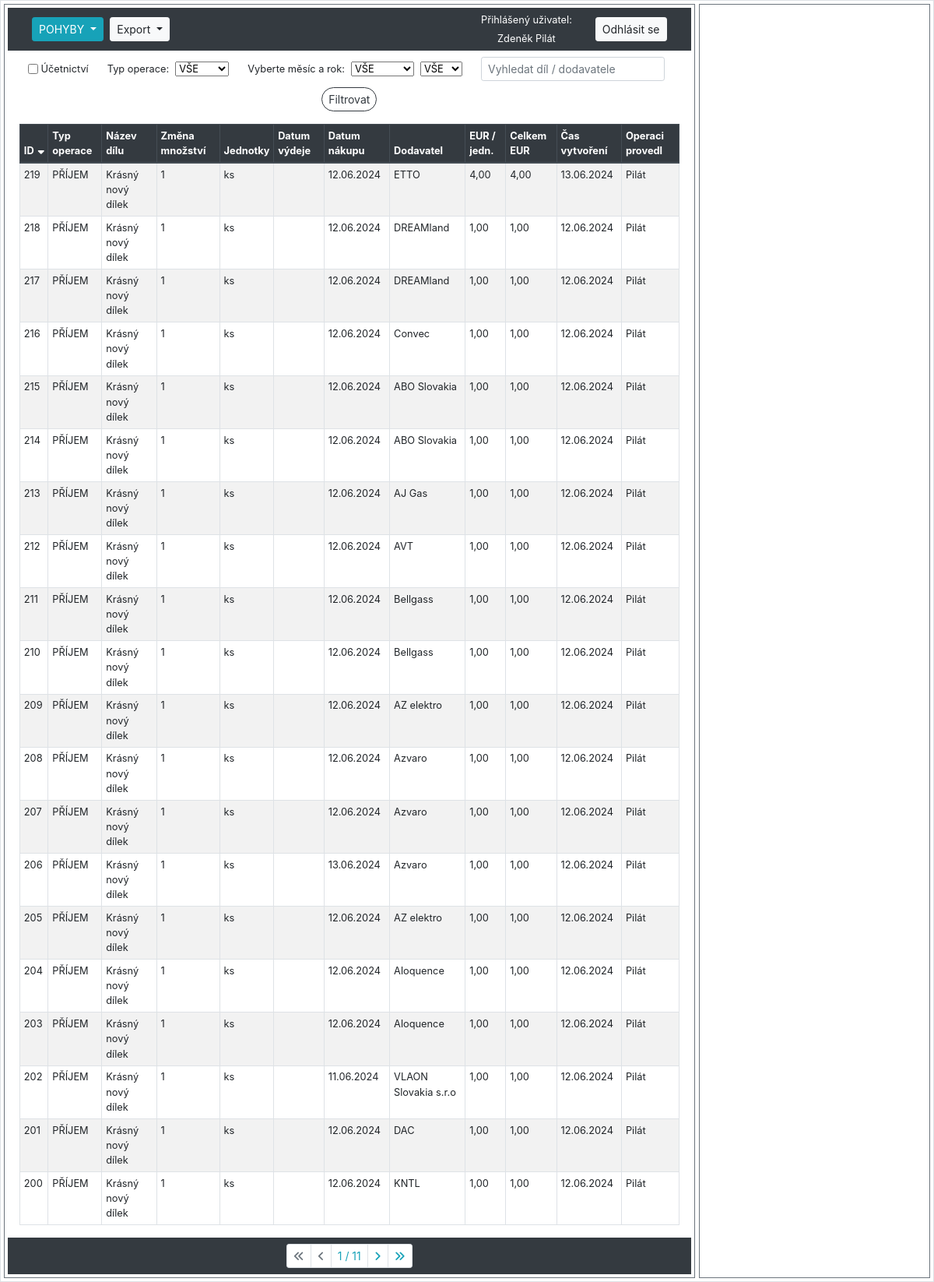
Before: /sklad/audit_logs/ (signed in) with the older database file.
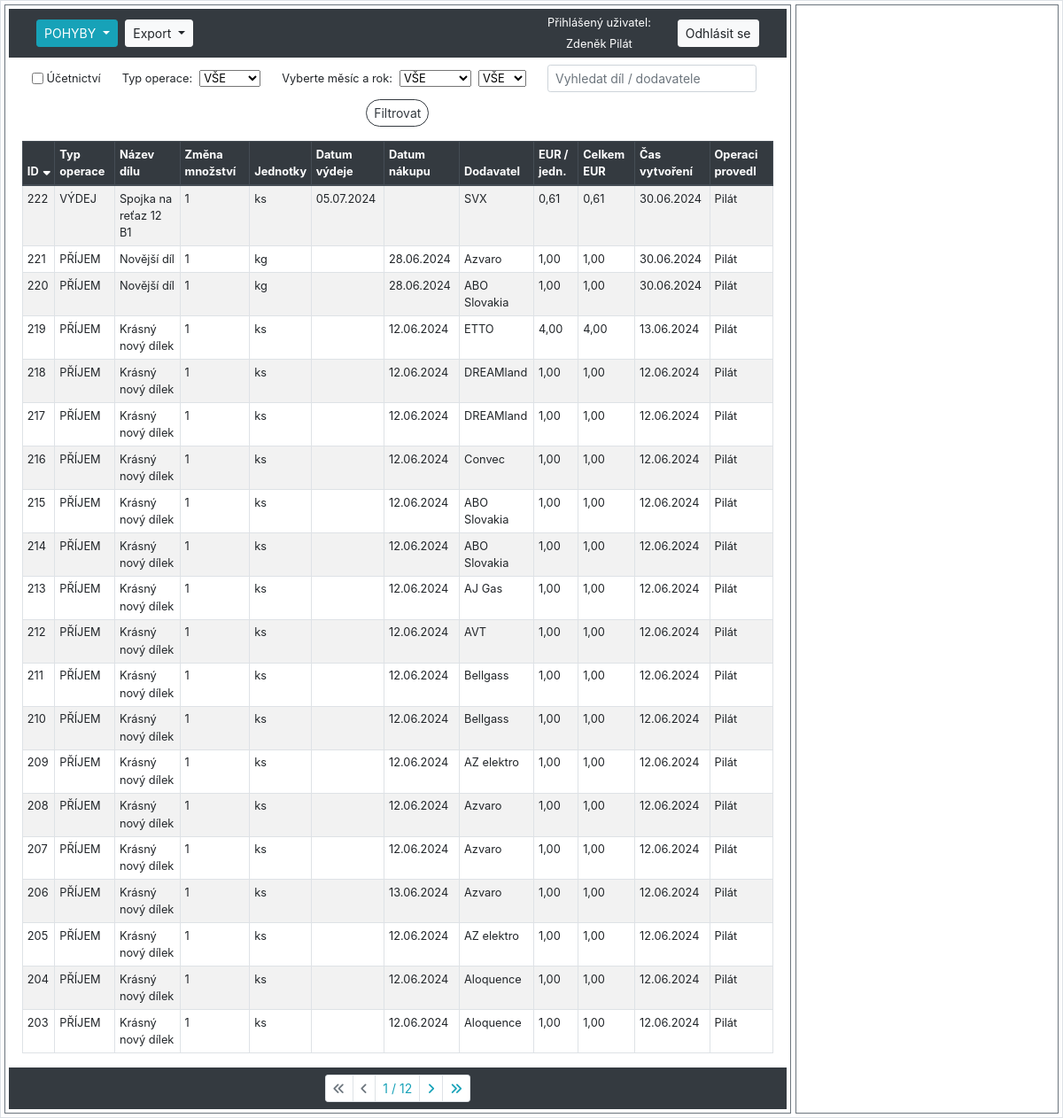
After: the same page with the newer database file.
### hpm_sklad/models.py (models this page shows, shortened)
class AuditLog(models.Model):
    class Meta:
        verbose_name_plural = "Auditovací logy"
        ordering = ["-id"]
    MOVEMENT_CHOICES = [
        ('PŘÍJEM', 'Příjem'),
        ('VÝDEJ', 'Výdej')
    ]
    JEDNOTKY_CHOICES = [
        ('ks', 'kus'),
        ('kg', 'kilogram'),
        ('par', 'pár'),
        ('l', 'litr'),
        ('m', 'metr'),
        ('baleni', 'balení'),
    ]
    ucetnictvi = models.BooleanField(verbose_name="Účetnictví")
    evidencni_cislo = models.ForeignKey(Sklad, on_delete=models.CASCADE, verbose_name="Evidenční číslo")
    interne_cislo = models.IntegerField(null=True, verbose_name="Číslo karty")
    objednano = models.CharField(max_length=100, null=True, blank=True, verbose_name="Objednáno?")
    nazev_dilu = models.CharField(max_length=100, verbose_name="Název dílu", db_index=True)
    zmena_mnozstvi = models.IntegerField(verbose_name="Změna množství")
    mnozstvi = models.PositiveIntegerField(verbose_name="Množství")
    jednotky = models.CharField(max_length=10, choices=JEDNOTKY_CHOICES, default='ks', verbose_name="Jednotky")
    typ_operace = models.CharField(max_length=10, choices=MOVEMENT_CHOICES, verbose_name="Typ operace")
    pouzite_zarizeni = models.CharField(max_length=70, null=True, verbose_name="Pro zařízení")
    umisteni = models.CharField(max_length=25, verbose_name="Umístění")
    dodavatel = models.CharField(max_length=70, verbose_name="Dodavatel")
    datum_vydeje = models.DateField(null=True, blank=True, verbose_name="Datum výdeje")
    datum_nakupu = models.DateField(null=True, blank=True, verbose_name="Datum nákupu")
    cislo_objednavky = models.CharField(max_length=20, null=True, blank=True, verbose_name="Číslo objednávky")
    jednotkova_cena_eur = models.FloatField(default=0.0, verbose_name="EUR/jednotka")
    celkova_cena_eur = models.FloatField(default=0.0, verbose_name="Celkem EUR")
    cas_vytvoreni = models.DateTimeField(auto_now_add=True, verbose_name="Čas vytvoření")
    operaci_provedl = models.ForeignKey(User, on_delete=models.CASCADE, verbose_name="Operaci provedl")
    poznamka = models.CharField(null=True, blank=True, max_length=200, verbose_name="Poznámka")

### hpm_sklad/views.py (the view, shortened to what this page needs)
# urls.py: path('sklad/audit_logs/', views.AuditLogListView.as_view(), name='audit_log'),
class AuditLogListView(LoginRequiredMixin, ListView):
    model = AuditLog
    template_name = 'hpm_sklad/audit_log.html'
    paginate_by = 20
    export_csv = False
    graph = False
    def get_context_data(self, **kwargs):
        context = super().get_context_data(**kwargs)
        selected_id = self.request.GET.get('selected', None)
        if selected_id:
            context['selected_item'] = get_object_or_404(AuditLog, id=selected_id)
        else:
            context['selected_item'] = None
        current_year = datetime.datetime.now().year
        context['years'] = range(current_year, 2023, -1)
        context.update({
            'db_table': 'audit_log',
            'sort': self.request.GET.get('sort', 'id'),
            'order': self.request.GET.get('order', 'down'),
            'query': self.request.GET.get('query', ''),
            'typ_operace': self.request.GET.get('typ_operace', 'VŠE'),
            'month': self.request.GET.get('month', 'VŠE'),
            'year': self.request.GET.get('year', 'VŠE'),
            'ucetnictvi': self.request.GET.get('ucetnictvi', ''),
            'current_user': self.request.user,
        })
        return context
    def get_queryset(self):
        queryset = AuditLog.objects.all()
        query = self.request.GET.get('query', '')
        sort = self.request.GET.get('sort', 'id')
        order = self.request.GET.get('order', 'down')
        if query:
            queryset = queryset.filter(
                Q(nazev_dilu__icontains=query) | Q(dodavatel__icontains=query)
            )
        if self.request.GET.get('ucetnictvi', '') == 'on':
            queryset = queryset.filter(ucetnictvi=True)
        typ_operace = self.request.GET.get('typ_operace', 'VŠE')
        if typ_operace != 'VŠE':
            queryset = queryset.filter(typ_operace=typ_operace)
        self.month = self.request.GET.get('month', 'VŠE')
        self.year = self.request.GET.get('year', 'VŠE')
        if self.month != 'VŠE':
            queryset = queryset.filter(
                Q(datum_vydeje__month=self.month) | Q(datum_nakupu__month=self.month)
            )
        if self.year != 'VŠE':
            queryset = queryset.filter(
                Q(datum_vydeje__year=self.year) | Q(datum_nakupu__year=self.year)
            )
        if order == 'down':
            sort = f"-{sort}"
        queryset = queryset.order_by(sort)
        return queryset
    def render_to_response(self, context, **response_kwargs):
        if getattr(self, 'export_csv', False):
            return self.export_to_csv(self.get_queryset())
        elif getattr(self, 'graph', False):
            return self.generate_graph_to_pdf(self.get_queryset())
        else:
            return super().render_to_response(context, **response_kwargs)

### hpm_sklad/templatetags/custom_filters.py (called while the page is built)
@register.filter
def url_remove_param(querystring, params):
    params = params.split(',')
    new_querystring = '&'.join(
        f"{key}={value}"
        for part in querystring.split('&')
        if '=' in part and (key := part.split('=')[0]) not in params and (value := part.split('=')[1])
    )
    return new_querystring

### hpm_sklad/templates/hpm_sklad/audit_log.html (shortened to what the changed rows need)
{% extends "hpm_sklad/base_left_right_column.html" %}
{% load static %}
{% load custom_filters %}
{% block left_content %}
    <div class="container-fluid">
        <table class="table table-sm table-hover table-striped table-bordered">
            <thead class="thead-dark">
                <tr>
                    {% with request.GET.urlencode as querystring %}
                        <th>
                            <a href="?sort=id&order={% if request.GET.sort == 'id' and request.GET.order == 'up' %}down{% else %}up{% endif %}&{{ querystring|url_remove_param:'sort,order' }}">
                                ID
                                {% if not request.GET.sort %}
                                    <i class="fas fa-sort-down"></i>
                                {% endif %}
                            </a>
                        </th>
                        <th>
                            <a href="?sort=typ_operace&order={% if request.GET.sort == 'typ_operace' and request.GET.order == 'up' %}down{% else %}up{% endif %}&{{ querystring|url_remove_param:'sort,order' }}">
                                Typ operace
                            </a>
                        </th>
                        <th>
                            <a href="?sort=nazev_dilu&order={% if request.GET.sort == 'nazev_dilu' and request.GET.order == 'up' %}down{% else %}up{% endif %}&{{ querystring|url_remove_param:'sort,order' }}">
                                Název dílu
                            </a>
                        </th>
                        <th>
                            <a href="?sort=zmena_mnozstvi&order={% if request.GET.sort == 'zmena_mnozstvi' and request.GET.order == 'up' %}down{% else %}up{% endif %}&{{ querystring|url_remove_param:'sort,order' }}">
                                Změna množství
                            </a>
                        </th>
                        <th>
                            <a href="?sort=jednotky&order={% if request.GET.sort == 'jednotky' and request.GET.order == 'up' %}down{% else %}up{% endif %}&{{ querystring|url_remove_param:'sort,order' }}">
                                Jednotky
                            </a>
                        </th>
                        <th>
                            <a href="?sort=datum_vydeje&order={% if request.GET.sort == 'datum_vydeje' and request.GET.order == 'up' %}down{% else %}up{% endif %}&{{ querystring|url_remove_param:'sort,order' }}">
                                Datum výdeje
                            </a>
                        </th>
                        <th>
                            <a href="?sort=datum_nakupu&order={% if request.GET.sort == 'datum_nakupu' and request.GET.order == 'up' %}down{% else %}up{% endif %}&{{ querystring|url_remove_param:'sort,order' }}">
                                Datum nákupu
                            </a>
                        </th>
                        <th>
                            <a href="?sort=dodavatel&order={% if request.GET.sort == 'dodavatel' and request.GET.order == 'up' %}down{% else %}up{% endif %}&{{ querystring|url_remove_param:'sort,order' }}">
                                Dodavatel
                            </a>
                        </th>
                        <th>
                            <a href="?sort=jednotkova_cena_eur&order={% if request.GET.sort == 'jednotkova_cena_eur' and request.GET.order == 'up' %}down{% else %}up{% endif %}&{{ querystring|url_remove_param:'sort,order' }}">
                                EUR / jedn.
                            </a>
                        </th>
                        <th>
                            <a href="?sort=celkova_cena_eur&order={% if request.GET.sort == 'celkova_cena_eur' and request.GET.order == 'up' %}down{% else %}up{% endif %}&{{ querystring|url_remove_param:'sort,order' }}">
                                Celkem EUR
                            </a>
                        </th>
                        <th>
                            <a href="?sort=cas_vytvoreni&order={% if request.GET.sort == 'cas_vytvoreni' and request.GET.order == 'up' %}down{% else %}up{% endif %}&{{ querystring|url_remove_param:'sort,order' }}">
                                Čas vytvoření
                            </a>
                        </th>
                        <th>
                            <a href="?sort=operaci_provedl&order={% if request.GET.sort == 'operaci_provedl' and request.GET.order == 'up' %}down{% else %}up{% endif %}&{{ querystring|url_remove_param:'sort,order' }}">
                                Operaci provedl
                            </a>
                        </th>
                    {% endwith %}
                </tr>
            </thead>
            <tbody class="show-pointer">
                {% for item in object_list %}
                    <tr data-id="{{ item.id }}" data-detail-url="{% url 'detail_audit_log' item.id %}" onclick="loadDetail('{% url 'detail_audit_log' item.id %}', '{{ item.id }}')"
                    {% if item.id == selected_item.id %} class="table-info"{% endif %}>
                        <td>{{ item.id }}</td>
                        <td>{{ item.typ_operace }}</td>
                        <td>{{ item.nazev_dilu|truncatechars:58 }}</td>
                        <td>{{ item.zmena_mnozstvi }}</td>
                        <td>{{ item.jednotky }}</td>
                        <td>{{ item.datum_vydeje | date:"d.m.Y" }}</td>
                        <td>{{ item.datum_nakupu | date:"d.m.Y" }}</td>
                        <td>{{ item.dodavatel|truncatechars:20 }}</td>
                        <td>{{ item.jednotkova_cena_eur|floatformat:2 }}</td>
                        <td>{{ item.celkova_cena_eur|floatformat:2 }}</td>
                        <td>{{ item.cas_vytvoreni|date:"d.m.Y" }}</td>
                        <td>{{ item.operaci_provedl.last_name }}</td>
                    </tr>
                {% endfor %}
            </tbody>
        </table>
    </div>
    {% include "hpm_sklad/pagination.html" %}
{% endblock %}

Changed rows visible on the page:
no longer on this page (row unchanged): AuditLog: id "202", typ_operace "PŘÍJEM", nazev_dilu "Krásný nový dílek", zmena_mnozstvi "1", jednotky "ks", datum_nakupu "11.06.2024", dodavatel "VLAON Slovakia s.r.o", jednotkova_cena_eur "1,00", celkova_cena_eur "1,00", cas_vytvoreni "12.06.2024", operaci_provedl.last_name "Pilát"
no longer on this page (row unchanged): AuditLog: id "201", typ_operace "PŘÍJEM", nazev_dilu "Krásný nový dílek", zmena_mnozstvi "1", jednotky "ks", datum_nakupu "12.06.2024", dodavatel "DAC", jednotkova_cena_eur "1,00", celkova_cena_eur "1,00", cas_vytvoreni "12.06.2024", operaci_provedl.last_name "Pilát"
no longer on this page (row unchanged): AuditLog: id "200", typ_operace "PŘÍJEM", nazev_dilu "Krásný nový dílek", zmena_mnozstvi "1", jednotky "ks", datum_nakupu "12.06.2024", dodavatel "KNTL", jednotkova_cena_eur "1,00", celkova_cena_eur "1,00", cas_vytvoreni "12.06.2024", operaci_provedl.last_name "Pilát"
added AuditLog: id "222", typ_operace "VÝDEJ", nazev_dilu "Spojka na reťaz 12 B1", zmena_mnozstvi "1", jednotky "ks", datum_vydeje "05.07.2024", dodavatel "SVX", jednotkova_cena_eur "0,61", celkova_cena_eur "0,61", cas_vytvoreni "30.06.2024", operaci_provedl.last_name "Pilát"
added AuditLog: id "221", typ_operace "PŘÍJEM", nazev_dilu "Novější díl", zmena_mnozstvi "1", jednotky "kg", datum_nakupu "28.06.2024", dodavatel "Azvaro", jednotkova_cena_eur "1,00", celkova_cena_eur "1,00", cas_vytvoreni "30.06.2024", operaci_provedl.last_name "Pilát"
added AuditLog: id "220", typ_operace "PŘÍJEM", nazev_dilu "Novější díl", zmena_mnozstvi "1", jednotky "kg", datum_nakupu "28.06.2024", dodavatel "ABO Slovakia", jednotkova_cena_eur "1,00", celkova_cena_eur "1,00", cas_vytvoreni "30.06.2024", operaci_provedl.last_name "Pilát"
Other visible differences:
{{ page_obj.paginator.num_pages }}: "11" → "12"
